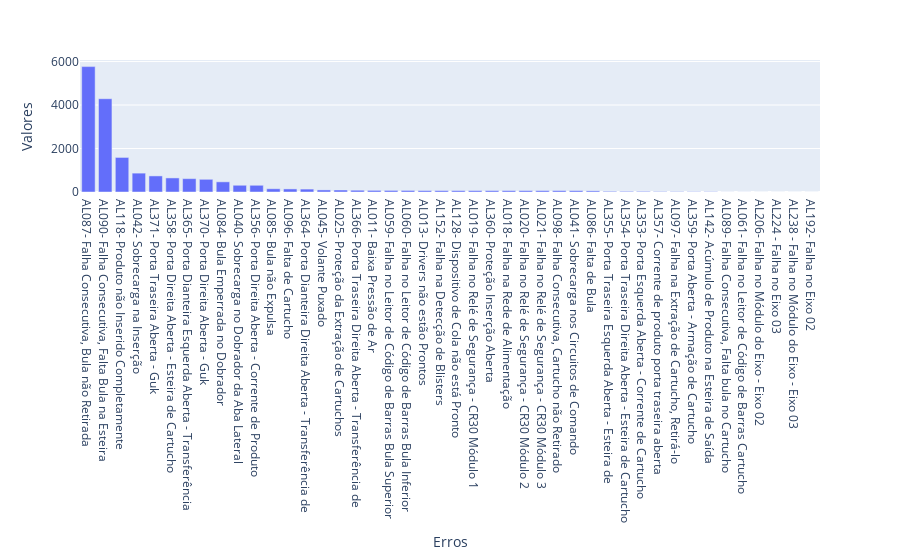

Notebook code cell kept with this figure:
### Code cell
import tabula
import pandas as pd
import plotly.express as px

df= tabula.io.read_pdf(r"C:\Users\paula\OneDrive\Documentos\Estágio\DOE\Python\alarmes 2.pdf", pages="1-400")
df1= tabula.io.read_pdf(r"C:\Users\paula\OneDrive\Documentos\Estágio\DOE\Python\alarmes 2.pdf", pages="401-801")
df2=tabula.io.read_pdf(r"C:\Users\paula\OneDrive\Documentos\Estágio\DOE\Python\alarmes 2.pdf", pages="802-1202")
df3=tabula.io.read_pdf(r"C:\Users\paula\OneDrive\Documentos\Estágio\DOE\Python\alarmes 2.pdf", pages="1203-1800")
tabelas=[]
for tabela in df:
    tabela.columns = tabela.iloc[1]
    tabelas.append(tabela)
for tabela1 in df1:
    tabela1.columns = tabela1.iloc[1]
    tabelas.append(tabela1)
for tabela2 in df2:
    tabela2.columns = tabela2.iloc[1]
    tabelas.append(tabela2)    
for tabela3 in df3:
    tabela3.columns = tabela3.iloc[1]
    tabelas.append(tabela3)        
    
df=pd.concat(tabelas, ignore_index=True)
df=df.drop("Usuário", axis=1)
df=df.drop("Computador", axis=1)
df=df.drop("Status", axis=1)
df=df[df['Descrição'].notna()]
qtd=df[df["Descrição"]!="Auditoria de Segurança"]
qtd_final=qtd[qtd["Descrição"]!="Descrição"]
qtd_final=qtd_final[qtd_final["Descrição"]!="Produto"]
qtd_final=qtd_final[qtd_final["Descrição"]!="de Produto"]
qtd_final=qtd_final[qtd_final["Descrição"]!="Cartucho"]
qtd_final=qtd_final[qtd_final["Descrição"]!="authentication failed."]  
qtd_final=qtd_final[qtd_final["Descrição"]!="Login failure of user [manut] on directory [Local].  User"]
qtd_final=qtd_final[qtd_final["Descrição"]!="Login failure of user [manut] on directory [Local].  The user"]
qtd_final=qtd_final[qtd_final["Descrição"]!="account is locked."]
qtd_final=qtd_final[qtd_final["Descrição"]!="Login failure of user [333333] on directory [Local].  User"]
qtd_final=qtd_final[qtd_final["Descrição"]!="Login failure of user [manutencao] on directory [Local]."]
qtd_final=qtd_final[qtd_final["Descrição"]!="Login failure of user [mnut] on directory [Local].  User"]
qtd_final=qtd_final[qtd_final["Descrição"]!="Login failure of user [manu] on directory [Local].  User"]
qtd_final=qtd_final[qtd_final["Descrição"]!="Login failure of user [666666] on directory [Local].  User"]
qtd_final=qtd_final[qtd_final["Descrição"]!="Login failure of user [maut] on directory [Local].  User"]
qtd_final=qtd_final[qtd_final["Descrição"]!="Login failure of user [aju] on directory [Local].  User"]
qtd_final=qtd_final[qtd_final["Descrição"]!="Login failure of user [mant] on directory [Local].  User"]
qtd_final=qtd_final[qtd_final["Descrição"]!="Login failure of user [IHM_FABRIMA\LLUIZ] on directory"]
qtd_final=qtd_final[qtd_final["Descrição"]!="[Local].  The password for the account has expired."]
qtd_final=qtd_final[qtd_final["Descrição"]!="User authentication failed."]

print(qtd_final["Descrição"].value_counts())

df= qtd_final["Descrição"].value_counts().rename_axis('Erros').reset_index(name='Valores')

df = df.sort_values(by="Valores",ascending=False)
df["Porcentagem"] = df["Valores"]/df["Valores"].sum() * 100
df["CumPorcentual"] = df["Porcentagem"].cumsum()
display(df)
print(qtd_final["Descrição"].count())

print(qtd_final["Descrição"].nunique())

display(qtd_final)

grafico = px.bar(df, x="Erros",y="Valores")
grafico.show()

### Figure 1 — Plotly figure (JSON) as saved in the notebook; plotly's stock layout.template omitted (floating-point values rounded to 4 significant figures)
{"data": [{"alignmentgroup": "True", "hovertemplate": "Erros=%{x}<br>Valores=%{y}<extra></extra>", "legendgroup": "", "marker": {"color": "#636efa", "pattern": {"shape": ""}}, "name": "", "offsetgroup": "", "orientation": "v", "showlegend": false, "textposition": "auto", "type": "bar", "x": ["AL087- Falha Consecutiva, Bula não Retirada", "AL090- Falha Consecutiva, Falta Bula na Esteira", "AL118- Produto não Inserido Completamente", "AL042- Sobrecarga na Inserção", "AL371- Porta Traseira Aberta - Guk", "AL358- Porta Direita Aberta - Esteira de Cartucho", "AL365- Porta Dianteira Esquerda Aberta - Transferência", "AL370- Porta Direita Aberta - Guk", "AL084- Bula Emperrada no Dobrador", "AL040- Sobrecarga no Dobrador da Aba Lateral", "AL356- Porta Direita Aberta - Corrente de Produto", "AL085- Bula não Expulsa", "AL096- Falta de Cartucho", "AL364- Porta Dianteira Direita Aberta - Transferência de", "AL045- Volante Puxado", "AL025- Proteção da Extração de Cartuchos", "AL366- Porta Traseira Direita Aberta - Transferência de", "AL011- Baixa Pressão de Ar", "AL059- Falha no Leitor de Código de Barras Bula Superior", "AL060- Falha no Leitor de Código de Barras Bula Inferior", "AL013- Drivers não estão Prontos", "AL152- Falha na Detecção de Blisters", "AL128- Dispositivo de Cola não está Pronto", "AL019- Falha no Relé de Segurança - CR30 Módulo 1", "AL360- Proteção Inserção Aberta", "AL018- Falha na Rede de Alimentação", "AL020- Falha no Relé de Segurança - CR30 Módulo 2", "AL021- Falha no Relé de Segurança - CR30 Módulo 3", "AL098- Falha Consecutiva, Cartucho não Retirado", "AL041- Sobrecarga nos Circuitos de Comando", "AL086- Falta de Bula", "AL355- Porta Traseira Esquerda Aberta - Esteira de", "AL354- Porta Traseira Direita Aberta - Esteira de Cartucho", "AL353- Porta Esquerda Aberta - Corrente de Cartucho", "AL357- Corrente de produto porta traseira aberta", "AL097- Falha na Extração de Cartucho, Retirá-lo", "AL359- Porta Aberta - Armação de Cartucho", "AL142- Acúmulo de Produto na Esteira de Saída", "AL089- Falha Consecutiva, Falta bula no Cartucho", "AL061- Falha no Leitor de Código de Barras Cartucho", "AL206- Falha no Módulo do Eixo - Eixo 02", "AL224 - Falha no Eixo 03", "AL238 - Falha no Módulo do Eixo - Eixo 03", "AL192- Falha no Eixo 02"], "xaxis": "x", "y": [5768, 4290, 1590, 868, 740, 647, 614, 584, 468, 310, 309, 149, 141, 134, 95, 91, 82, 75, 73, 72, 66, 65, 64, 64, 64, 64, 64, 64, 64, 63, 53, 31, 29, 28, 20, 17, 14, 14, 2, 2, 1, 1, 1, 1], "yaxis": "y"}], "layout": {"barmode": "relative", "legend": {"tracegroupgap": 0}, "margin": {"t": 60}, "xaxis": {"anchor": "y", "domain": [0, 1], "title": {"text": "Erros"}}, "yaxis": {"anchor": "x", "domain": [0, 1], "title": {"text": "Valores"}}}}
